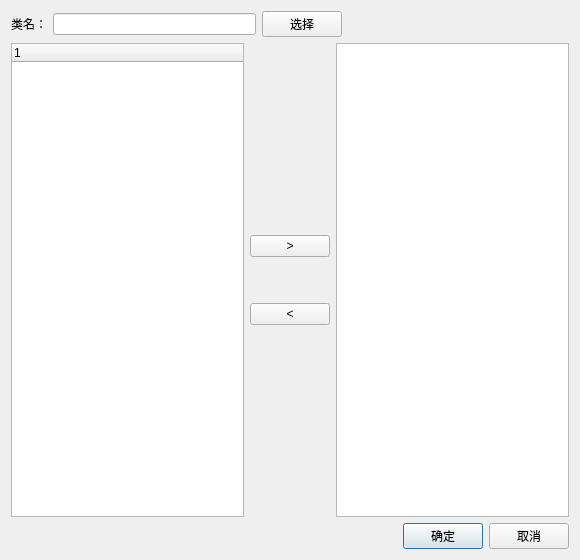
<?xml version="1.0" encoding="UTF-8"?>
<ui version="4.0">
 <class>JZNodeMemberEditDialog</class>
 <widget class="QDialog" name="JZNodeMemberEditDialog">
  <property name="geometry">
   <rect>
    <x>0</x>
    <y>0</y>
    <width>580</width>
    <height>560</height>
   </rect>
  </property>
  <property name="windowTitle">
   <string>FuctionEditDialog</string>
  </property>
  <layout class="QVBoxLayout" name="verticalLayout">
   <item>
    <widget class="QWidget" name="widget_2" native="true">
     <layout class="QVBoxLayout" name="verticalLayout_4">
      <property name="leftMargin">
       <number>0</number>
      </property>
      <property name="topMargin">
       <number>0</number>
      </property>
      <property name="rightMargin">
       <number>0</number>
      </property>
      <property name="bottomMargin">
       <number>0</number>
      </property>
      <item>
       <widget class="QWidget" name="widget_5" native="true">
        <layout class="QHBoxLayout" name="horizontalLayout_4">
         <property name="leftMargin">
          <number>0</number>
         </property>
         <property name="topMargin">
          <number>0</number>
         </property>
         <property name="rightMargin">
          <number>0</number>
         </property>
         <property name="bottomMargin">
          <number>0</number>
         </property>
         <item>
          <widget class="QLabel" name="label">
           <property name="text">
            <string>类名：</string>
           </property>
          </widget>
         </item>
         <item>
          <widget class="QLineEdit" name="lineName"/>
         </item>
         <item>
          <widget class="QPushButton" name="btnSelect">
           <property name="text">
            <string>选择</string>
           </property>
           <property name="autoDefault">
            <bool>false</bool>
           </property>
          </widget>
         </item>
         <item>
          <spacer name="horizontalSpacer">
           <property name="orientation">
            <enum>Qt::Horizontal</enum>
           </property>
           <property name="sizeHint" stdset="0">
            <size>
             <width>227</width>
             <height>20</height>
            </size>
           </property>
          </spacer>
         </item>
        </layout>
       </widget>
      </item>
      <item>
       <widget class="QWidget" name="widget" native="true">
        <layout class="QHBoxLayout" name="horizontalLayout">
         <property name="leftMargin">
          <number>0</number>
         </property>
         <property name="topMargin">
          <number>0</number>
         </property>
         <property name="rightMargin">
          <number>0</number>
         </property>
         <property name="bottomMargin">
          <number>0</number>
         </property>
         <item>
          <widget class="QTreeWidget" name="treeWidget">
           <column>
            <property name="text">
             <string notr="true">1</string>
            </property>
           </column>
          </widget>
         </item>
         <item>
          <widget class="QWidget" name="widget_4" native="true">
           <layout class="QVBoxLayout" name="verticalLayout_2">
            <property name="leftMargin">
             <number>0</number>
            </property>
            <property name="topMargin">
             <number>0</number>
            </property>
            <property name="rightMargin">
             <number>0</number>
            </property>
            <property name="bottomMargin">
             <number>0</number>
            </property>
            <item>
             <spacer name="verticalSpacer">
              <property name="orientation">
               <enum>Qt::Vertical</enum>
              </property>
              <property name="sizeHint" stdset="0">
               <size>
                <width>20</width>
                <height>40</height>
               </size>
              </property>
             </spacer>
            </item>
            <item>
             <widget class="QPushButton" name="btnMoveRight">
              <property name="text">
               <string>&gt;</string>
              </property>
             </widget>
            </item>
            <item>
             <spacer name="verticalSpacer_3">
              <property name="orientation">
               <enum>Qt::Vertical</enum>
              </property>
              <property name="sizeType">
               <enum>QSizePolicy::Fixed</enum>
              </property>
              <property name="sizeHint" stdset="0">
               <size>
                <width>20</width>
                <height>40</height>
               </size>
              </property>
             </spacer>
            </item>
            <item>
             <widget class="QPushButton" name="btnMoveLeft">
              <property name="text">
               <string>&lt;</string>
              </property>
             </widget>
            </item>
            <item>
             <spacer name="verticalSpacer_2">
              <property name="orientation">
               <enum>Qt::Vertical</enum>
              </property>
              <property name="sizeHint" stdset="0">
               <size>
                <width>20</width>
                <height>40</height>
               </size>
              </property>
             </spacer>
            </item>
           </layout>
          </widget>
         </item>
         <item>
          <widget class="QListWidget" name="listWidget"/>
         </item>
        </layout>
       </widget>
      </item>
     </layout>
    </widget>
   </item>
   <item>
    <widget class="QWidget" name="widget_3" native="true">
     <layout class="QHBoxLayout" name="horizontalLayout_2">
      <property name="leftMargin">
       <number>0</number>
      </property>
      <property name="topMargin">
       <number>0</number>
      </property>
      <property name="rightMargin">
       <number>0</number>
      </property>
      <property name="bottomMargin">
       <number>0</number>
      </property>
      <item>
       <spacer name="horizontalSpacer_2">
        <property name="orientation">
         <enum>Qt::Horizontal</enum>
        </property>
        <property name="sizeHint" stdset="0">
         <size>
          <width>296</width>
          <height>20</height>
         </size>
        </property>
       </spacer>
      </item>
      <item>
       <widget class="QPushButton" name="btnOk">
        <property name="text">
         <string>确定</string>
        </property>
        <property name="autoDefault">
         <bool>true</bool>
        </property>
        <property name="default">
         <bool>true</bool>
        </property>
       </widget>
      </item>
      <item>
       <widget class="QPushButton" name="btnCancel">
        <property name="text">
         <string>取消</string>
        </property>
        <property name="autoDefault">
         <bool>false</bool>
        </property>
       </widget>
      </item>
     </layout>
    </widget>
   </item>
  </layout>
 </widget>
 <layoutdefault spacing="6" margin="11"/>
 <resources>
  <include location="../../JZNodeEditor.qrc"/>
 </resources>
 <connections/>
</ui>
